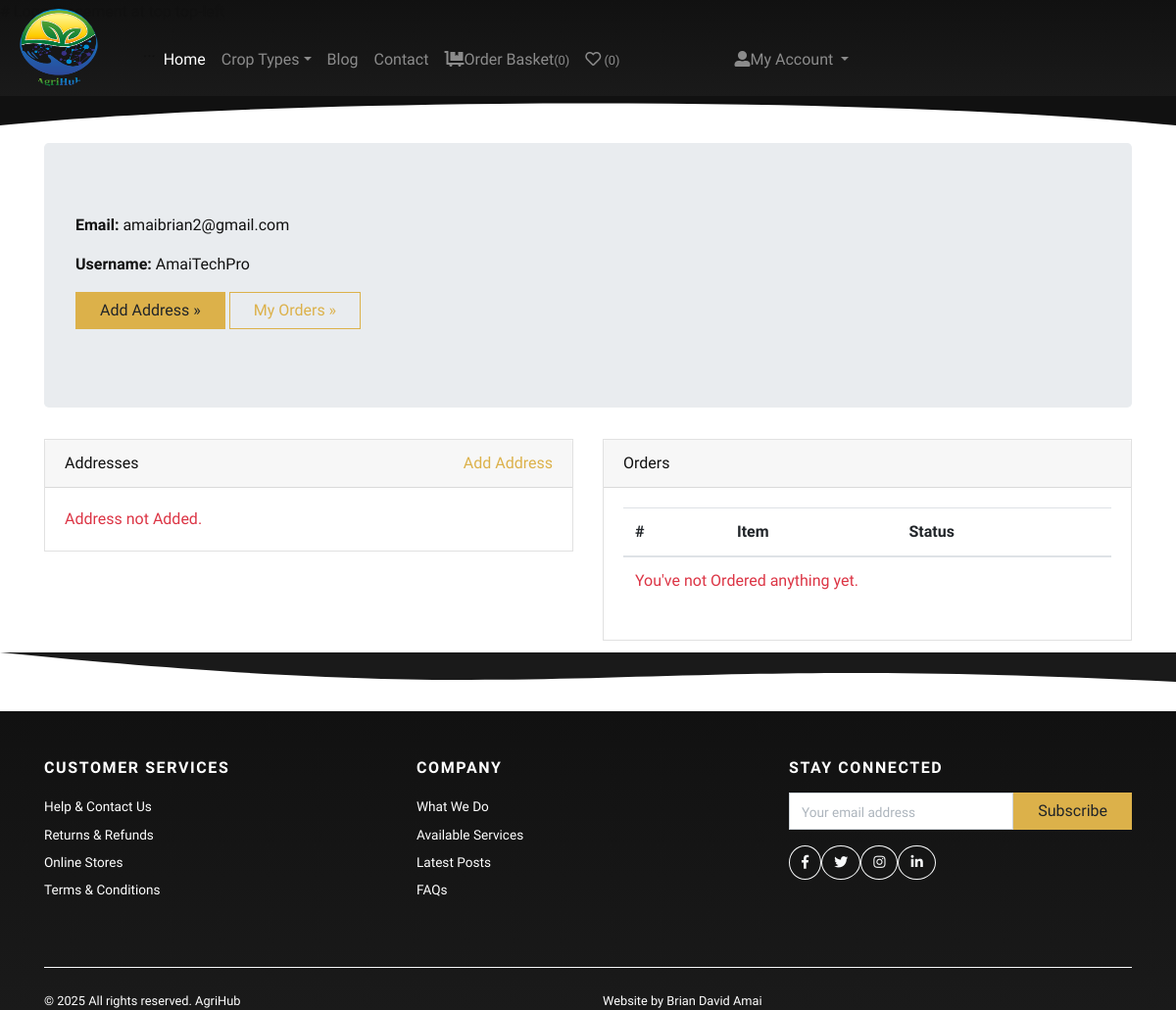
/accounts/profile/ (signed in), run on an earlier commit of the app's database.
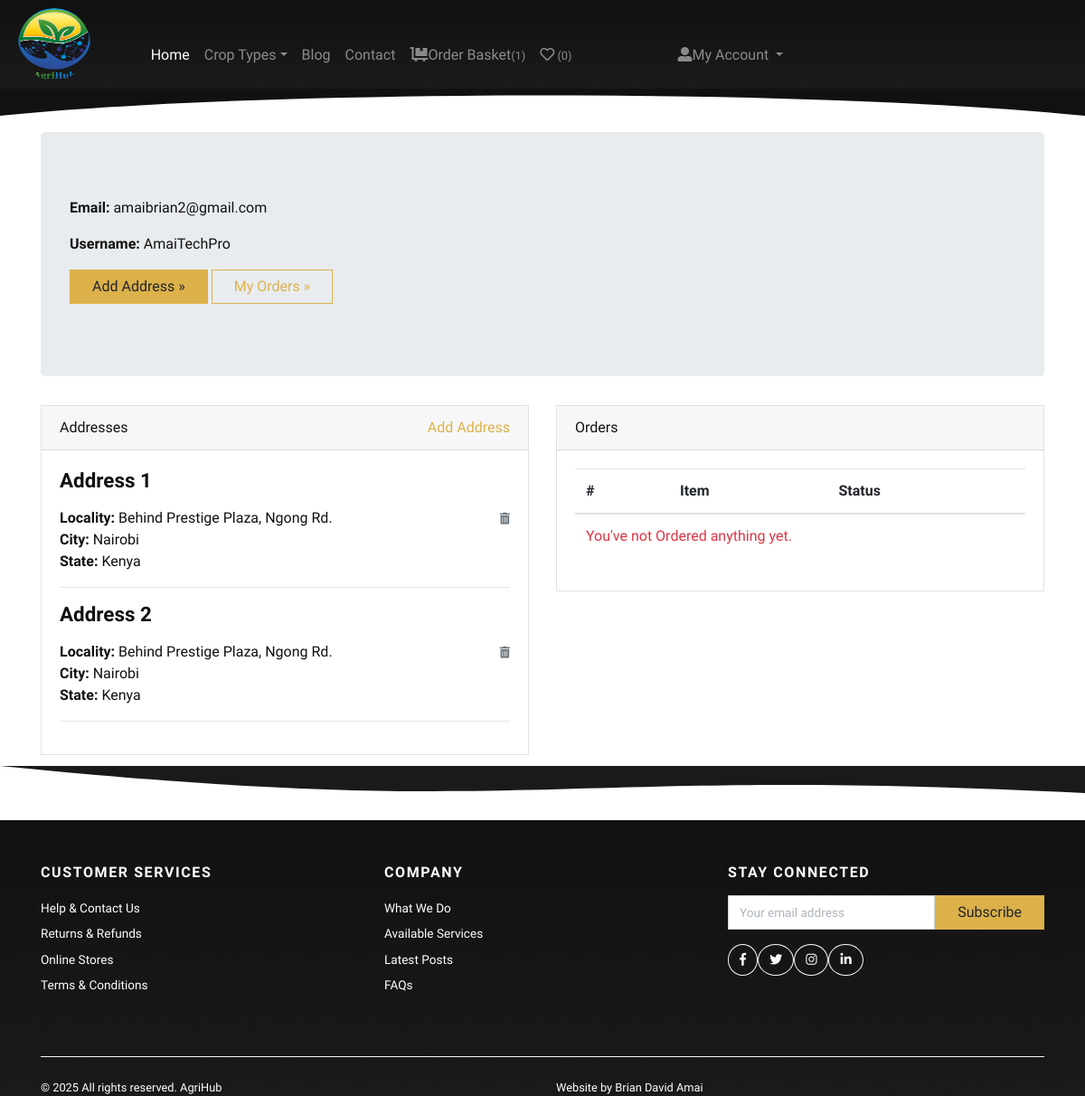
And on a later commit of the database.
### store/models.py (models this page shows, shortened)
class Address(models.Model):
    user = models.ForeignKey(User, verbose_name="User", on_delete=models.CASCADE)
    locality = models.CharField(max_length=150, verbose_name="Nearest Location / Area")
    city = models.CharField(max_length=150, verbose_name="City / Town")
    state = models.CharField(max_length=150, verbose_name="County")

### store/views.py (the view)
# urls.py: path('accounts/profile/', views.profile, name="profile"),
def profile(request):
    addresses = Address.objects.filter(user=request.user)
    context = {'addresses': addresses}
    return render(request, 'account/profile.html', context)

### store/context_preprocessors.py (called while the page is built)
def store_menu(request):
    categories = Category.objects.filter(is_active=True)
    context = {
        'categories_menu': categories,
    }
    return context

def cart_menu(request):
    if request.user.is_authenticated:
        cart_items= Cart.objects.filter(user=request.user)
        context = {
            'cart_items': cart_items,
        }
    else:
        context = {}
    return context

### templates/account/profile.html (shortened to what this page needs)
{% extends 'base.html' %}
{% load static %}
    {% block content %}
      <div class="container py-5">
        <div class="jumbotron">
          <p><strong>Email:</strong> {{request.user.email}}</p>
          <p><strong>Username:</strong> {{request.user.username}}</p>
          <p><a class="btn btn-primary btn-large" href="{% url 'store:add-address' %}">Add Address »</a> <a class="btn btn-outline-primary btn-large" href="#">My Orders »</a></p>
        </div>
        <div class="row">
          <div class="col-lg-6">
            <div class="card mb-4" id="headings">
              <div class="card-header">Addresses <span class="float-right"><a href="{% url 'store:add-address' %}">Add Address</a></span></div>
              <div class="card-body">
                {% if addresses %}
                    {% for address in addresses %}
                        <h4 class="mb-3">Address {{forloop.counter}}</h4>
                        <span class="float-right"><a href="{% url 'store:remove-address' address.id %}"><i class="fas fa-trash-alt small text-muted"></i></a></span>
                        <p>
                            <strong>Locality: </strong>{{address.locality}} <br>
                            <strong>City: </strong>{{address.city}} <br>
                            <strong>State: </strong>{{address.state}} <br>
                        </p>
                        <hr>
                    {% endfor %}
                {% else %}
                <div class="text-danger">
                  Address not Added.
                </div>
                {% endif %}
              </div>
            </div>
          </div>
          <div class="col-lg-6">
            <div class="card mb-4" id="tables">
              <div class="card-header">Orders</div>
              <div class="card-body">
                <table class="table table-hover">
                  <thead>
                    <tr>
                      <th>#</th>
                      <th>Item</th>
                      <th>Status</th>
                    </tr>
                  </thead>
                  <tbody>
                    {% if orders %}
                      {% for order in orders %}
                        <tr>
                          <td>{{forloop.counter}}</td>
                          <td>{{order.product.title}}</td>
                          <td>
                            {{order.status}}
                          </td>
                        </tr>
                      {% endfor %}
                    {% else %}
                    <tr>
                      <td class="text-danger" colspan="3">You've not Ordered anything yet.</td>
                    </tr>
                    {% endif %}
                  </tbody>
                </table>
              </div>
            </div>
          </div>
        </div>
      </div>
{% endblock content %}

### templates/base.html (shortened to what this page needs)
{% load static %}
<!DOCTYPE html>
<html lang="en">
<head>
  <link rel="stylesheet" href="{% static 'vendor/bootstrap/css/bootstrap.min.css' %}">
  <link rel="stylesheet" href="{% static 'vendor/lightbox2/css/lightbox.min.css' %}">
  <link rel="stylesheet" href="{% static 'vendor/nouislider/nouislider.min.css' %}">
  <link rel="stylesheet" href="{% static 'vendor/bootstrap-select/css/bootstrap-select.min.css' %}">
  <link rel="stylesheet" href="{% static 'vendor/owl.carousel2/assets/owl.carousel.min.css' %}">
  <link rel="stylesheet" href="{% static 'vendor/owl.carousel2/assets/owl.theme.default.css' %}">
  <link rel="stylesheet" href="{% static 'css/style.default.css' %}" id="theme-stylesheet">
  <link rel="stylesheet" href="{% static 'css/custom.css' %}">
  <link rel="stylesheet" href="https://use.fontawesome.com/releases/v5.7.1/css/all.css">
</head>
<body>
  <div class="page-holder">
    {% include 'navbar.html' %}
    <main>
      {% block content %}{% endblock content %}
    </main>
    {% include 'footer.html' %}
  </div>
</body>
</html>

### templates/navbar.html (shortened to what this page needs)
{% load static %}
<header class="header bg-gradient-dark position-relative">
    <div class="header-wave position-absolute w-100" style="bottom: -30px; left: 0; overflow: hidden; line-height: 0;">
        <svg viewBox="0 0 1200 60" preserveAspectRatio="none" style="display: block; width: 100%; height: 30px;">
            <path d="M0,60 C300,0 900,0 1200,60 L1200,0 L0,0 Z" fill="#111"></path>
        </svg>
    </div>
     <a class="navbar-brand logo-anchor-final" href="{% url 'store:home' %}">
                <img src="{% static 'img/agrihub_logo.png' %}"
                     alt="AgriHub Marketplace"
                     style="height: 80px; width: 80px; border-radius: 50px;">
            </a>
    <div class="container px-2 px-lg-3 position-relative">
        <nav class="navbar navbar-expand-lg navbar-dark py-3 px-lg-0">
          <div>
            <div class="collapse navbar-collapse" id="navbarSupportedContent">
                <ul class="navbar-nav mb-2 mb-lg-0">
{% load static %}
{% load i18n %}
                    <li class="nav-item">
                        <a class="nav-link active" href="{% url 'store:home' %}">Home</a>
                    </li>
                    <li class="nav-item dropdown">
                        <a class="nav-link dropdown-toggle" id="pagesDropdown" href="#" data-bs-toggle="dropdown"
                           aria-haspopup="true" aria-expanded="false">Crop Types</a>
                    </li>
                    <li class="nav-item"><a class="nav-link" href="{% url 'store:blog' %}">Blog</a></li>
                    <li class="nav-item"><a class="nav-link" href="{% url 'store:contact' %}">Contact</a></li>
                    <li class="nav-item">
                        <a class="nav-link" href="{% url 'store:cart' %}">
                            <i class="fas fa-dolly-flatbed me-1"></i>Order Basket<small>({{cart_items.count}})</small>
                        </a>
                    </li>
                    <li class="nav-item">
                        <a class="nav-link" href="{% url 'store:home' %}">
                            <i class="far fa-heart me-1"></i><small> (0)</small>
                        </a>
                    </li>
                </ul>
     <div class="ms-auto">
                {% if request.user.is_authenticated %}
                    <ul class="navbar-nav ms-auto mb-2 mb-lg-0">
                        <li class="nav-item dropdown">
                            <a class=" btn nav-link dropdown-toggle" id="accountDropdown"
                               role="button" data-bs-toggle="dropdown" aria-expanded="false">
                                <i class="fas fa-user-alt me-1"></i>My Account
                            </a>
                        </li>
                    </ul>
                {% else %}
                    <ul class="navbar-nav ms-auto mb-2 mb-lg-0">
                        <li class="nav-item me-2"><a class="btn btn-sm btn-outline-success" href="{% url 'store:login' %}">Login</a></li>
                        <li class="nav-item"><a class="btn btn-sm btn-success" href="{% url 'store:register' %}">Create Account</a></li>
                    </ul>
                {% endif %}
       </div>
            </div>
        </nav>
</div>
</header>

### templates/footer.html (shortened to what this page needs)
<footer class="footer bg-gradient-dark text-white pt-5 position-relative">
  <div class="footer-wave position-absolute w-100" style="top: -60px; left: 0; overflow: hidden; line-height: 0;">
    <svg viewBox="0 0 1200 120" preserveAspectRatio="none" style="display: block; width: 100%; height: 60px;">
      <path d="M0,0 C600,120 600,0 1200,60 L1200,0 L0,0 Z" fill="#1a1a1a"></path>
    </svg>
  </div>
  <div class="container position-relative">
    <div class="row">
      <div class="col-md-4 mb-4">
        <h6 class="text-uppercase mb-3">Customer Services</h6>
        <ul class="list-unstyled">
          <li><a class="footer-link text-white d-block py-1" href="#">Help & Contact Us</a></li>
          <li><a class="footer-link text-white d-block py-1" href="#">Returns & Refunds</a></li>
          <li><a class="footer-link text-white d-block py-1" href="#">Online Stores</a></li>
          <li><a class="footer-link text-white d-block py-1" href="#">Terms & Conditions</a></li>
        </ul>
      </div>
      <div class="col-md-4 mb-4">
        <h6 class="text-uppercase mb-3">Company</h6>
        <ul class="list-unstyled">
          <li><a class="footer-link text-white d-block py-1" href="#">What We Do</a></li>
          <li><a class="footer-link text-white d-block py-1" href="#">Available Services</a></li>
          <li><a class="footer-link text-white d-block py-1" href="#">Latest Posts</a></li>
          <li><a class="footer-link text-white d-block py-1" href="#">FAQs</a></li>
        </ul>
      </div>
      <div class="col-md-4">
        <h6 class="text-uppercase mb-3">Stay Connected</h6>
        <form class="mb-3">
          <div class="input-group">
            <input type="email" class="form-control" placeholder="Your email address" aria-label="Email">
            <button class="btn btn-primary" type="submit">Subscribe</button>
          </div>
        </form>
        <div class="d-flex gap-2">
          <a href="#" class="btn btn-outline-light btn-sm rounded-circle"><i class="fab fa-facebook-f"></i></a>
          <a href="#" class="btn btn-outline-light btn-sm rounded-circle"><i class="fab fa-twitter"></i></a>
          <a href="#" class="btn btn-outline-light btn-sm rounded-circle"><i class="fab fa-instagram"></i></a>
          <a href="#" class="btn btn-outline-light btn-sm rounded-circle"><i class="fab fa-linkedin-in"></i></a>
        </div>
      </div>
    </div>
    <hr class="border-light my-4">
    <div class="row">
      <div class="col-md-6">
        <p class="small mb-0">&copy; 2025 All rights reserved. AgriHub</p>
      </div>
      <div class="col-md-6 text-md-end">
        <p class="small mb-0">Website by <a class="text-white fw-bold" href="https://www.youtube.com/vijaythapa" target="_blank">Brian David Amai</a></p>
      </div>
    </div>
  </div>
</footer>

### AgriHub/static/css/style.default.css (style rules this page uses)
strong { font-weight: 700; }
.navbar { position: relative; }
@media (min-width: 992px) { .navbar-brand { position: absolute; top: 50%; left: 50%; -webkit-transform: translate(-50%, -50%); transform: translate(-50%, -50%); } }
.footer-link { font-size: 0.85rem; position: relative; color: #999; transition: all 0.3s; }
.footer-link::before { content: '\f0da'; display: inline-block; font-family: 'Font Awesome\ 5 Free'; font-weight: 900; position: absolute; top: 50%; left: 0; -webkit-transform: translateY(-50%); transform: translateY(-50%); color: #fff; transition: all 0.3s; opacity: 0; }
.text-uppercase { text-transform: uppercase; letter-spacing: 0.1em; }
.border-light { border-color: #f8f9fa !important; }
.navbar { padding: 0.5rem 1rem; }
.navbar-brand { display: inline-block; padding-top: 0.3125rem; padding-bottom: 0.3125rem; margin-right: 1rem; font-size: 1.25rem; }
.navbar-dark .navbar-nav .nav-link { color: rgba(255, 255, 255, 0.5); }
.navbar-dark .navbar-nav .show > .nav-link, .navbar-dark .navbar-nav .active > .nav-link, .navbar-dark .navbar-nav .nav-link.show, .navbar-dark .navbar-nav .nav-link.active { color: #fff; }
.btn { font-weight: 400; border: 1px solid transparent; font-family: inherit; padding: 0.375rem 1.5rem; font-size: 1rem; line-height: 1.5; border-radius: 0; transition: color 0.15s ease-in-out, background-color 0.15s ease-in-out, border-color 0.15s ease-in-out, box-shadow 0.15s ease-in-out; }
.btn-primary { color: #212529; background-color: #dcb14a; border-color: #dcb14a; }
.btn-outline-primary { color: #dcb14a; background-color: transparent; background-image: none; border-color: #dcb14a; }
.btn-outline-light { color: #f8f9fa; background-color: transparent; background-image: none; border-color: #f8f9fa; }
.btn-sm { padding: 0.375rem 0.75rem; font-size: 0.875rem; line-height: 1.5; border-radius: 0; }
body { font-family: "Libre Franklin", sans-serif; font-size: 1rem; font-weight: 400; line-height: 1.5; color: #111111; background-color: #fff; }
a { color: #dcb14a; text-decoration: none; }
h1, h2, h3, h4, h5, h6, .h1, .h2, .h3, .h4, .h5, .h6 { margin-bottom: 0.5rem; font-family: inherit; font-weight: 900; line-height: 1.2; color: inherit; }
h4, .h4 { font-size: 1.4rem; }
h6, .h6 { font-size: 1rem; }
hr { border-top: 1px solid rgba(17, 17, 17, 0.1); }
small, .small { font-size: 80%; font-weight: 400; }
.text-danger { color: #dc3545 !important; }
.form-control { padding: 0.375rem 0.75rem; font-size: 1rem; line-height: 1.5; color: #495057; background-color: #fff; border: 1px solid #ced4da; border-radius: 0; transition: border-color 0.15s ease-in-out, box-shadow 0.15s ease-in-out; }
.form-control::placeholder { color: #adb5bd; font-size: 0.85rem; font-weight: 400; }
.nav-link { padding: 0.5rem 1rem; }
.card { background-color: #fff; border: 1px solid rgba(17, 17, 17, 0.125); border-radius: 0; }
.card-body { padding: 1.25rem; }
.card-header { padding: 0.75rem 1.25rem; background-color: rgba(17, 17, 17, 0.03); border-bottom: 1px solid rgba(17, 17, 17, 0.125); }
.card-header:first-child { border-radius: calc(0 - 1px) calc(0 - 1px) 0 0; }

### templates/navbar.html (style rules this page uses)
.bg-gradient-dark { background: linear-gradient(180deg, #111111 0%, #1a1a1a 100%); }
.navbar { position: relative !important; z-index: 100; }
.logo-anchor-final { position: absolute !important; left: 20px !important; top: 50%; transform: translateY(-50%); z-index: 101; margin: 0 !important; padding: 0 !important; }
.navbar-nav:first-of-type { margin-left: 100px !important; }

### templates/footer.html (style rules this page uses)
.bg-gradient-dark { background: linear-gradient(180deg, #111111 0%, #1a1a1a 100%); }

What changed in the data, as far as the page shows it:
added Address: locality "Behind Prestige Plaza, Ngong Rd.", city "Nairobi", state "Kenya"
added Address: locality "Behind Prestige Plaza, Ngong Rd.", city "Nairobi", state "Kenya"
Also different on the page:
{{ cart_items.count }}: "0" → "1"
text no longer shown: "Address not Added."
